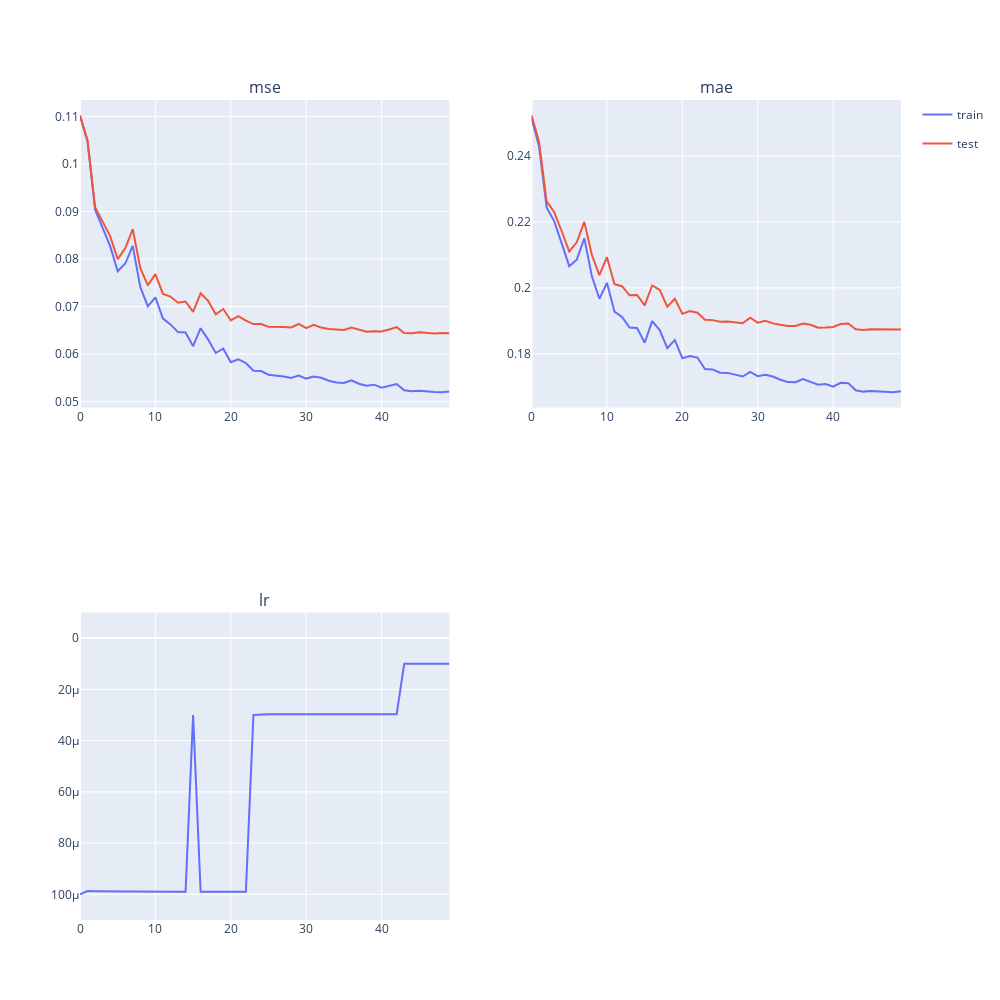

Write notebook code for a chart like this one.
### Code cell
# for param_group in optimizer.param_groups:
#     param_group['lr'] = 3e-5
optimizer = torch.optim.SGD(model.parameters(), lr=1e-5)
scheduler = torch.optim.lr_scheduler.ReduceLROnPlateau(optimizer, patience=4)

do_model(model, train_dataset, val_dataset, criterion, optimizer, scheduler, history, "04.0_transfer")

### Figure 1 — Plotly figure (JSON) as saved in the notebook; plotly's stock layout.template omitted (floating-point values rounded to 4 significant figures)
{"data": [{"hovertemplate": "phase=train<br>epoch=%{x}<br>mse=%{y}<extra></extra>", "legendgroup": "train", "line": {"color": "#636efa", "dash": "solid"}, "marker": {"symbol": "circle"}, "mode": "lines", "name": "train", "orientation": "v", "showlegend": true, "type": "scatter", "x": [0, 1, 2, 3, 4, 5, 6, 7, 8, 9, 10, 11, 12, 13, 14, 15, 16, 17, 18, 19, 20, 21, 22, 23, 24, 25, 26, 27, 28, 29, 30, 31, 32, 33, 34, 35, 36, 37, 38, 39, 40, 41, 42, 43, 44, 45, 46, 47, 48, 49], "xaxis": "x", "y": [0.1102, 0.1047, 0.09036, 0.08648, 0.08267, 0.07739, 0.07903, 0.08275, 0.07406, 0.07002, 0.07191, 0.06743, 0.06622, 0.06459, 0.06451, 0.06163, 0.06542, 0.06302, 0.0602, 0.06111, 0.05828, 0.05889, 0.05808, 0.05646, 0.0564, 0.05563, 0.05552, 0.05525, 0.05493, 0.05544, 0.05482, 0.05527, 0.05497, 0.05436, 0.05399, 0.0539, 0.05445, 0.05375, 0.05333, 0.05353, 0.05291, 0.05335, 0.05367, 0.05235, 0.05214, 0.05225, 0.05209, 0.05201, 0.05197, 0.05212], "yaxis": "y"}, {"hovertemplate": "phase=test<br>epoch=%{x}<br>mse=%{y}<extra></extra>", "legendgroup": "test", "line": {"color": "#EF553B", "dash": "solid"}, "marker": {"symbol": "circle"}, "mode": "lines", "name": "test", "orientation": "v", "showlegend": true, "type": "scatter", "x": [0, 1, 2, 3, 4, 5, 6, 7, 8, 9, 10, 11, 12, 13, 14, 15, 16, 17, 18, 19, 20, 21, 22, 23, 24, 25, 26, 27, 28, 29, 30, 31, 32, 33, 34, 35, 36, 37, 38, 39, 40, 41, 42, 43, 44, 45, 46, 47, 48, 49], "xaxis": "x", "y": [0.11, 0.1049, 0.09089, 0.0877, 0.08479, 0.07996, 0.08223, 0.08625, 0.07803, 0.07444, 0.0768, 0.07262, 0.07208, 0.07077, 0.07104, 0.06886, 0.07277, 0.07116, 0.06833, 0.06945, 0.06705, 0.06797, 0.06701, 0.06628, 0.06628, 0.06574, 0.06574, 0.06565, 0.06557, 0.06631, 0.06543, 0.06612, 0.06555, 0.06523, 0.06514, 0.06504, 0.06554, 0.06511, 0.06468, 0.06479, 0.06471, 0.06516, 0.06564, 0.06442, 0.06436, 0.06455, 0.06438, 0.06432, 0.06438, 0.06433], "yaxis": "y"}, {"hovertemplate": "phase=train<br>epoch=%{x}<br>mae=%{y}<extra></extra>", "legendgroup": "train", "line": {"color": "#636efa", "dash": "solid"}, "marker": {"symbol": "circle"}, "mode": "lines", "name": "train", "orientation": "v", "showlegend": false, "type": "scatter", "x": [0, 1, 2, 3, 4, 5, 6, 7, 8, 9, 10, 11, 12, 13, 14, 15, 16, 17, 18, 19, 20, 21, 22, 23, 24, 25, 26, 27, 28, 29, 30, 31, 32, 33, 34, 35, 36, 37, 38, 39, 40, 41, 42, 43, 44, 45, 46, 47, 48, 49], "xaxis": "x2", "y": [0.2516, 0.2429, 0.2244, 0.2203, 0.2135, 0.2066, 0.2086, 0.2151, 0.2035, 0.1967, 0.2015, 0.1928, 0.1912, 0.188, 0.1878, 0.1833, 0.1899, 0.1872, 0.1817, 0.1842, 0.1786, 0.1793, 0.1788, 0.1754, 0.1752, 0.1742, 0.1742, 0.1736, 0.1731, 0.1745, 0.1732, 0.1736, 0.1731, 0.1721, 0.1714, 0.1713, 0.1723, 0.1714, 0.1706, 0.1708, 0.17, 0.1712, 0.1711, 0.1689, 0.1685, 0.1687, 0.1686, 0.1684, 0.1683, 0.1686], "yaxis": "y2"}, {"hovertemplate": "phase=test<br>epoch=%{x}<br>mae=%{y}<extra></extra>", "legendgroup": "test", "line": {"color": "#EF553B", "dash": "solid"}, "marker": {"symbol": "circle"}, "mode": "lines", "name": "test", "orientation": "v", "showlegend": false, "type": "scatter", "x": [0, 1, 2, 3, 4, 5, 6, 7, 8, 9, 10, 11, 12, 13, 14, 15, 16, 17, 18, 19, 20, 21, 22, 23, 24, 25, 26, 27, 28, 29, 30, 31, 32, 33, 34, 35, 36, 37, 38, 39, 40, 41, 42, 43, 44, 45, 46, 47, 48, 49], "xaxis": "x2", "y": [0.2524, 0.2443, 0.2263, 0.2231, 0.2172, 0.2111, 0.2138, 0.2201, 0.21, 0.2039, 0.2093, 0.2011, 0.2005, 0.1978, 0.1979, 0.1947, 0.2008, 0.1994, 0.1943, 0.1967, 0.1921, 0.193, 0.1925, 0.1903, 0.1902, 0.1897, 0.1898, 0.1896, 0.1893, 0.1909, 0.1894, 0.19, 0.1892, 0.1888, 0.1884, 0.1884, 0.1892, 0.1888, 0.1879, 0.1879, 0.1881, 0.189, 0.1892, 0.1874, 0.1872, 0.1875, 0.1874, 0.1873, 0.1873, 0.1873], "yaxis": "y2"}, {"hovertemplate": "phase=train<br>epoch=%{x}<br>lr=%{y}<extra></extra>", "legendgroup": "train", "line": {"color": "#636efa", "dash": "solid"}, "marker": {"symbol": "circle"}, "mode": "lines", "name": "train", "orientation": "v", "showlegend": false, "type": "scatter", "x": [0, 1, 2, 3, 4, 5, 6, 7, 8, 9, 10, 11, 12, 13, 14, 15, 16, 17, 18, 19, 20, 21, 22, 23, 24, 25, 26, 27, 28, 29, 30, 31, 32, 33, 34, 35, 36, 37, 38, 39, 40, 41, 42, 43, 44, 45, 46, 47, 48, 49], "xaxis": "x3", "y": [0.0001, 9.871e-05, 9.875e-05, 9.885e-05, 9.886e-05, 9.889e-05, 9.892e-05, 9.891e-05, 9.888e-05, 9.893e-05, 9.896e-05, 9.893e-05, 9.897e-05, 9.898e-05, 9.899e-05, 3e-05, 9.901e-05, 9.898e-05, 9.898e-05, 9.901e-05, 9.9e-05, 9.902e-05, 9.902e-05, 3e-05, 2.971e-05, 2.971e-05, 2.971e-05, 2.971e-05, 2.971e-05, 2.971e-05, 2.971e-05, 2.971e-05, 2.971e-05, 2.971e-05, 2.971e-05, 2.971e-05, 2.971e-05, 2.971e-05, 2.971e-05, 2.971e-05, 2.971e-05, 2.971e-05, 2.971e-05, 1e-05, 1e-05, 1e-05, 1e-05, 1e-05, 1e-05, 1e-05], "yaxis": "y3"}, {"hovertemplate": "phase=test<br>epoch=%{x}<br>lr=%{y}<extra></extra>", "legendgroup": "test", "line": {"color": "#EF553B", "dash": "solid"}, "marker": {"symbol": "circle"}, "mode": "lines", "name": "test", "orientation": "v", "showlegend": false, "type": "scatter", "x": [0, 1, 2, 3, 4, 5, 6, 7, 8, 9, 10, 11, 12, 13, 14, 15, 16, 17, 18, 19, 20, 21, 22, 23, 24, 25, 26, 27, 28, 29, 30, 31, 32, 33, 34, 35, 36, 37, 38, 39, 40, 41, 42, 43, 44, 45, 46, 47, 48, 49], "xaxis": "x3", "y": [null, null, null, null, null, null, null, null, null, null, null, null, null, null, null, null, null, null, null, null, null, null, null, null, null, null, null, null, null, null, null, null, null, null, null, null, null, null, null, null, null, null, null, null, null, null, null, null, null, null], "yaxis": "y3"}], "layout": {"annotations": [{"font": {"size": 16}, "showarrow": false, "text": "mse", "x": 0.225, "xanchor": "center", "xref": "paper", "y": 1, "yanchor": "bottom", "yref": "paper"}, {"font": {"size": 16}, "showarrow": false, "text": "mae", "x": 0.775, "xanchor": "center", "xref": "paper", "y": 1, "yanchor": "bottom", "yref": "paper"}, {"font": {"size": 16}, "showarrow": false, "text": "lr", "x": 0.225, "xanchor": "center", "xref": "paper", "y": 0.375, "yanchor": "bottom", "yref": "paper"}], "height": 1000, "showlegend": true, "width": 1000, "xaxis": {"anchor": "y", "domain": [0, 0.45]}, "xaxis2": {"anchor": "y2", "domain": [0.55, 1]}, "xaxis3": {"anchor": "y3", "domain": [0, 0.45]}, "xaxis4": {"anchor": "y4", "domain": [0.55, 1]}, "yaxis": {"anchor": "x", "domain": [0.625, 1]}, "yaxis2": {"anchor": "x2", "domain": [0.625, 1]}, "yaxis3": {"anchor": "x3", "domain": [0, 0.375], "range": [0.00011, -1e-05]}, "yaxis4": {"anchor": "x4", "domain": [0, 0.375]}}}
